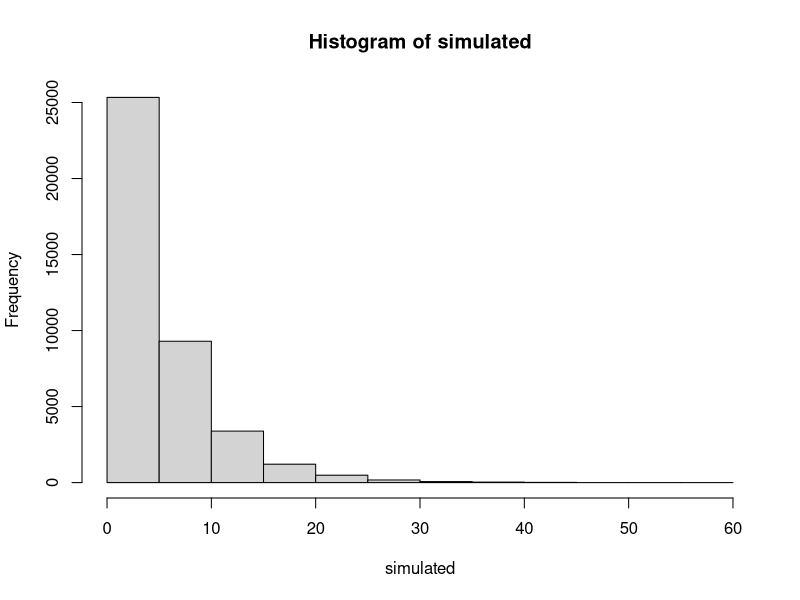
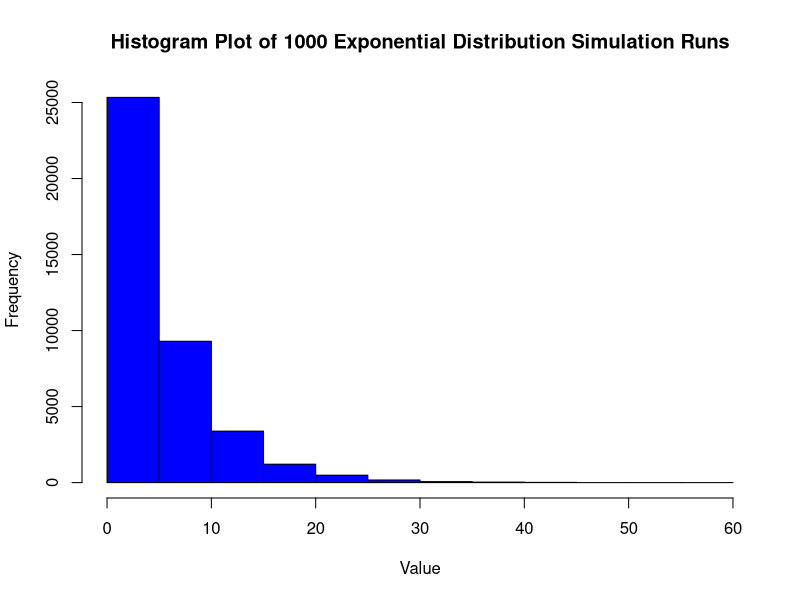
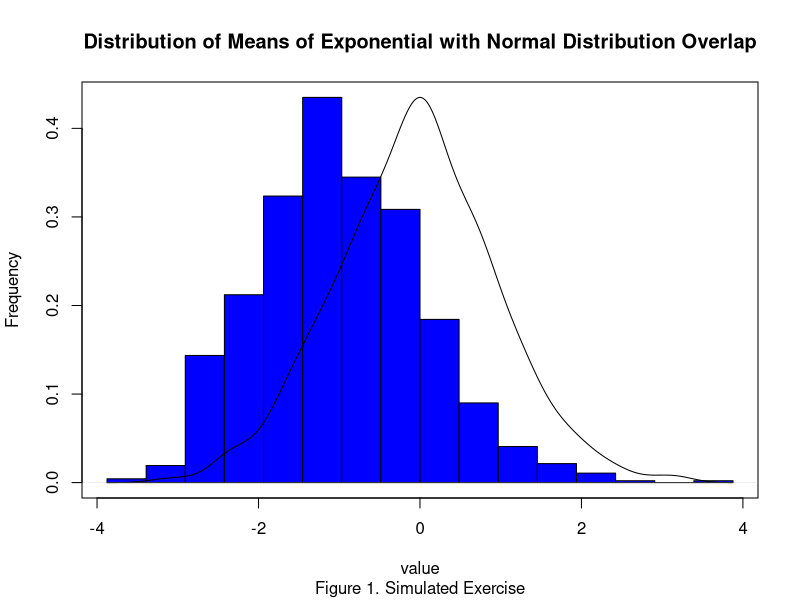

Source code (R) for these figures, in order:
## ---- chunk 1
knitr::opts_chunk$set(echo = TRUE,cache=F,message=F, warning=F)
## ---- chunk 2
# setting up the experiment parameters
nosim <- 1000
n <- 40
lambda <- 0.2
simulated<-matrix(rexp(nosim * n, lambda), nosim)
plot(hist(simulated),xlab="Value",ylab="Frequency",col="blue",main="Histogram Plot of 1000 Exponential Distribution Simulation Runs")
## ---- chunk 3
#plot(hist_plot,xlab="Value",ylab="Frequency",col="blue",main="Histogram Plot of One Exponential Distribution Simulation Run")
observed.mean<-apply(simulated, 1, mean)
normalizedMean<-observed.mean-1/lambda
normalizedData<-normalizedMean*sqrt(40)/(1/(lambda))
hist(normalizedData,xlab="",ylab="",yaxt='n',xaxt='n',main="",col="blue")
par(new=TRUE)
x<-rnorm(1000, mean = 0, sd = 1)
p<-density(x,main="",xlab="",ylab="")
plot(p,main="",xlab="",ylab="")
title(main="Distribution of Means of Exponential with Normal Distribution Overlap",xlab="value",ylab="Frequency",sub="Figure 1. Simulated Exercise")
#observed.sd
observed.var<-var(apply(simulated,1,mean))
#observed.var
#sqrt(observed.var)
#abline( v = observed.mean, col = "black")
#text(1,0, "Obsevered Mean", col = "white", adj = c(0, -.1))
#abline( v = 1/lambda, col = "red")
#text(3,0, "Theoretical Mean", col = "white", adj = c(0, -.1))
## ---- chunk 4
observed.var<-var(observed.mean)
sprintf("The observed variance of mean should be:%.2f",observed.var)
expected.var<-(1/lambda^2)/n
sprintf("The expected variance of mean should be:%.2f",expected.var)
